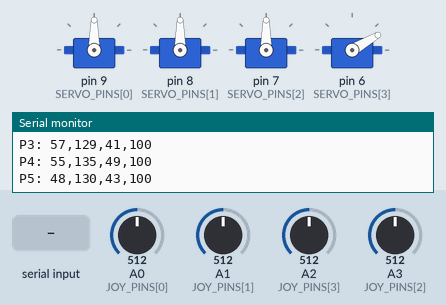
This sketch was run on a simulated Arduino Uno, built with avr-gcc and run on an emulated ATmega328P. On the bench: 4 × servo, the last lines printed to the serial monitor. Inputs (shaded band) come from the test bench; at power-on: A0 (JOY_PINS[0]) = 512, A1 (JOY_PINS[1]) = 512, A2 (JOY_PINS[3]) = 512, A3 (JOY_PINS[2]) = 512.

Above: at 1.4 s.
1.5 s: "T\n" received over Serial
At 2.69 s:
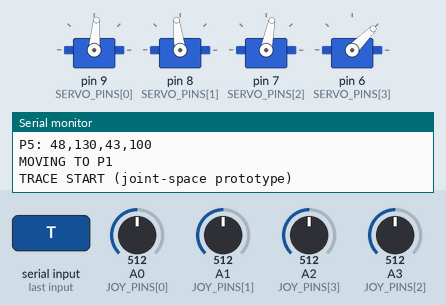
4.5 s: byte 33 ('!') received over Serial
At 4.5 s:
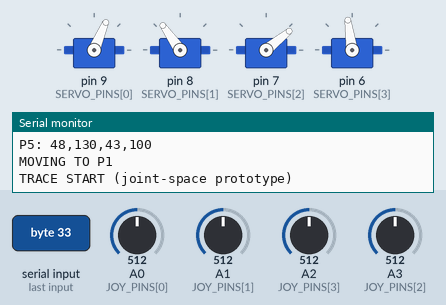
6.0 s: "T\n" received over Serial
At 7.4 s:
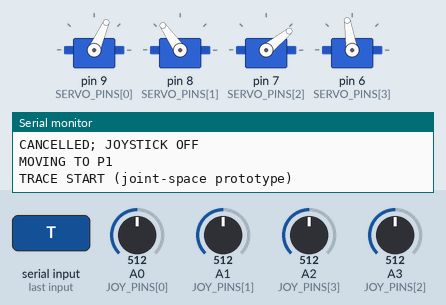
9.0 s: "!\n" received over Serial
At 10.0 s:
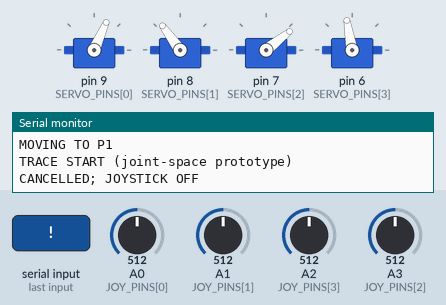
Timing chart, 0 to 11.5 s (numbered marks = the images above; inputs shaded):
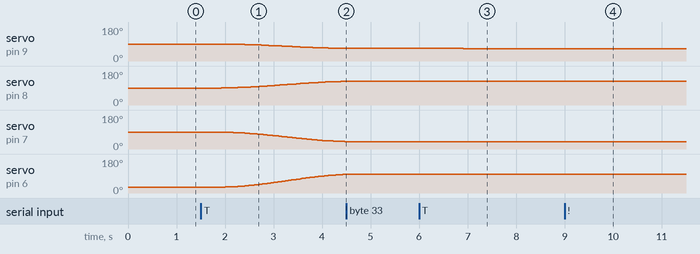

The sketch:

MeArm_Task5_V2_3.ino
```cpp
// MeArm Task 5 V2.3 - Direct-start five-point W trajectory
// Arduino UNO: D9 Base, D8 Left, D7 Right, D6 Claw
// Joystick: A0 Base, A1 Left, A3 Right, A2 Claw
// IMPORTANT: Joint-space interpolation is NOT guaranteed to draw a straight line
// on paper. The points below are candidate poses, NOT calibrated paper contact.
#include <Arduino.h>
#include <Servo.h>
#include <ctype.h>
#include <stdlib.h>
#include <string.h>
#include <math.h>

const byte NJ = 4;
const byte SERVO_PINS[NJ] = {9, 8, 7, 6};
const byte JOY_PINS[NJ] = {A0, A1, A3, A2};
const byte MIN_DEG[NJ] = {0, 45, 0, 30};
const byte MAX_DEG[NJ] = {180, 160, 180, 100};
Servo servo[NJ];
float angleNow[NJ] = {90, 90, 90, 30};

// Five CANDIDATE poses from the previous discussion, rounded to degrees.
// Pencil tip height at these poses is unverified after gripper modification.
const byte W_POINTS[5][NJ] = {
  {66, 126, 38, 100},
  {63, 132, 46, 100},
  {57, 129, 41, 100},
  {55, 135, 49, 100},
  {48, 130, 43, 100}
};

// Segments are interpolated in JOINT SPACE as an initial demonstration.
// Reduce this duration only after successful unloaded testing.
const unsigned long SEGMENT_MS = 2200UL;
const unsigned long UPDATE_MS = 20UL;
const unsigned long JOYSTICK_MS = 100UL;
const unsigned long APPROACH_MS = 3500UL;

bool joystickEnabled = true;
bool playing = false;
bool paused = false;

byte segmentIndex = 0;
unsigned long segmentStart = 0;
unsigned long lastWrite = 0;
unsigned long lastJoy = 0;
unsigned long pausedAt = 0;
float segmentFrom[NJ];
float segmentTo[NJ];
char input[32];
byte inputLength = 0;

int rounded(float a) { return (int)(a + 0.5f); }

byte pointAngle(byte p, byte j) {
  return W_POINTS[p][j];
}

void printPose() {
  Serial.print(F("POSE: "));
  for (byte j = 0; j < NJ; ++j) {
    Serial.print(angleNow[j], 1);
    if (j < NJ - 1) Serial.print(',');
  }
  Serial.println();
}

void listPoints() {
  Serial.println(F("POINTS: PRESET (CANDIDATE)"));
  for (byte p = 0; p < 5; ++p) {
    Serial.print(F("P")); Serial.print(p+1); Serial.print(F(": "));
    for (byte j=0; j<NJ; ++j) {
      Serial.print(pointAngle(p,j));
      if (j< NJ-1) Serial.print(',');
    }
    Serial.println();
  }
}

bool validPoint(byte p) {
  for (byte j = 0; j < NJ; ++j) {
    if (pointAngle(p,j) < MIN_DEG[j] || pointAngle(p,j) > MAX_DEG[j]) return false;
  }
  return true;
}

void outputPose() {
  for (byte j=0; j<NJ; ++j) servo[j].write(rounded(angleNow[j]));
}

float smooth(float t) {
  if (t<=0) return 0;
  if (t>=1) return 1;
  return t*t*t*(10.0f + t*(-15.0f+6.0f*t));
}

void startSegment(byte index, unsigned long now) {
  segmentIndex = index;
  segmentStart = now;
  lastWrite = now - UPDATE_MS;
  for (byte j=0; j<NJ; ++j) {
    segmentFrom[j] = angleNow[j];
    segmentTo[j] = (index == 255) ? pointAngle(0,j) : pointAngle(index+1,j);
  }
  if (index == 255) {
    Serial.println(F("MOVING TO P1"));
  } else {
    Serial.print(F("SEGMENT P")); Serial.print(index+1);
    Serial.print(F(" -> P")); Serial.println(index+2);
  }
}

void updatePlayback() {
  if (!playing || paused) return;
  unsigned long now=millis();
  unsigned long duration = (segmentIndex == 255) ? APPROACH_MS : SEGMENT_MS;
  float t=(float)(now-segmentStart)/(float)duration;
  if (t>1.0f) t=1.0f;
  float k=smooth(t);
  for(byte j=0;j<NJ;++j)
    angleNow[j]=segmentFrom[j]+(segmentTo[j]-segmentFrom[j])*k;
  if (now-lastWrite>=UPDATE_MS || t>=1.0f) {
    outputPose();
    lastWrite=now;
  }
  if (t>=1.0f) {
    if (segmentIndex == 255) {
      startSegment(0,now);
      return;
    }
    if (segmentIndex>=3) {
      playing=false; paused=false;
      Serial.println(F("TRACE COMPLETE"));
      printPose();
    } else startSegment(segmentIndex+1,now);
  }
}

void cancel() {
  playing=false;
  paused=false;
  joystickEnabled=false;
  // Keep current commanded position; this is a SOFTWARE stop, not a hard E-stop.
  outputPose();
  Serial.println(F("CANCELLED; JOYSTICK OFF"));
}

void startTrace() {
  if (playing) { Serial.println(F("ALREADY RUNNING")); return; }
  for (byte p=0; p<5; ++p) {
    if (!validPoint(p)) { Serial.println(F("INVALID POINT")); return; }
  }
  // Move to P1 from the current *commanded* pose, then P1->P5.
  // There is no physical position feedback or pen-lift mechanism.
  joystickEnabled = false;
  playing = true;
  paused = false;
  startSegment(255, millis());
  Serial.println(F("TRACE START (joint-space prototype)"));
}

void command(char *s) {
  if (strlen(s)!=1) { Serial.println(F("UNKNOWN")); return; }
  char c=toupper((unsigned char)s[0]);
  if(c=='!') { cancel(); return; }
  if(c=='P') { printPose(); return; }
  if(c=='D') { listPoints(); return; }
  if(c=='C') { cancel(); return; }
  if(c=='T') { startTrace(); return; }
  if(c=='U') {
    if(playing) {
      if (!paused) { paused=true; pausedAt=millis(); Serial.println(F("PAUSED")); }
      else { segmentStart += millis()-pausedAt; paused=false; Serial.println(F("RESUMED")); }
    } else Serial.println(F("NOT RUNNING"));
    return;
  }
  if(c=='M') { joystickEnabled=false; Serial.println(F("JOYSTICK OFF")); return; }
  if(c=='J') {
    if(playing) { Serial.println(F("CANCEL FIRST")); return; }
    joystickEnabled=true; Serial.println(F("JOYSTICK ON")); return;
  }
  Serial.println(F("UNKNOWN"));
}

void readUsb() {
  while (Serial.available()) {
    char c=(char)Serial.read();
    if(c=='!') { inputLength=0; cancel(); continue; }
    if(c=='\n') {
      input[inputLength]='\0';
      if(inputLength) command(input);
      inputLength=0;
    } else if(c!='\r') {
      if(inputLength<sizeof(input)-1) input[inputLength++]=c;
      else { inputLength=0; Serial.println(F("OVERFLOW")); }
    }
  }
}

void updateJoystick() {
  if (!joystickEnabled || playing) return;
  unsigned long now=millis();
  if(now-lastJoy<JOYSTICK_MS) return;
  lastJoy=now;
  for(byte j=0;j<NJ;++j) {
    int adc=analogRead(JOY_PINS[j]);
    int delta=(adc>570)?1:((adc<450)?-1:0);
    int next=rounded(angleNow[j])+delta;
    if(delta && next>=MIN_DEG[j] && next<=MAX_DEG[j]) angleNow[j]=next;
  }
  outputPose();
}

void setup() {
  Serial.begin(9600);
  for(byte j=0;j<NJ;++j) {
    servo[j].write(rounded(angleNow[j]));
    servo[j].attach(SERVO_PINS[j]);
  }
  Serial.println(F("MeArm Task5 V2.3 - DIRECT W TRACE"));
  Serial.println(F("P pose, D preset points, J/M manual"));
  Serial.println(F("T move to P1 then P5; U pause/resume; C/! cancel"));
  Serial.println(F("FIRST RUN WITHOUT PAPER CONTACT; APPROACH IS NOT PEN-UP"));
  listPoints();
}

void loop() {
  readUsb();
  updateJoystick();
  updatePlayback();
}
```

Measured:
- after the input at 1.5 s, servo on pin 9 (SERVO_PINS[0]): moves from 90° to 67° over 2.3 s, starting after 0.48 s; servo on pin 8 (SERVO_PINS[1]): moves from 90° to 125° over 2.5 s, starting after 0.42 s
- after the input at 4.5 s, servo on pin 9 (SERVO_PINS[0]): stays 67° (without the input it goes to 66° after 0.03 s); servo on pin 8 (SERVO_PINS[1]): stays 125° (without the input it goes to 126° after 0.11 s)
- after the input at 6.0 s, servo on pin 9 (SERVO_PINS[0]): 67° → 66° after 0.91 s; servo on pin 8 (SERVO_PINS[1]): 125° → 126° after 1.6 s; servo on pin 7 (SERVO_PINS[2]): 39° → 38° after 1.9 s; servo on pin 6 (SERVO_PINS[3]): 98° → 99° after 0.83 s, → 100° 1.3 s later
- after the input at 9.0 s, servo on pin 9 (SERVO_PINS[0]): stays 66° (without the input it goes to 65° after 1.2 s); servo on pin 8 (SERVO_PINS[1]): stays 126° (without the input it goes to 127° after 1.0 s); servo on pin 7 (SERVO_PINS[2]): stays 38° (without the input it goes to 39° after 0.96 s)
